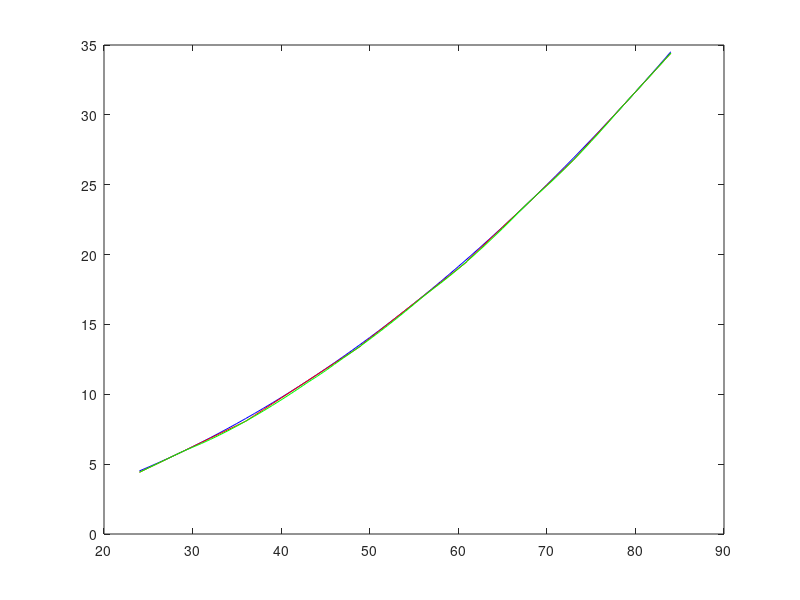

The MATLAB script that drew this image:
clear variables
close all;
a1 = 16;
il = 5;
if il == 5
%     F1_0 = 29;%54
%     F1_1 = 43;%90
%     F1_2 = 54;%10
%     F1_3 = 67;%73
%     F1_4 = 79;%21
    F1 = [29 43 54 67 79];
    a = [0 7 12 17 23];
    b = [0 11 16 21 27];
    c = [7 12 17 23 Inf];
    d = [11 16 21 27 Inf];
end
if il == 4
%     F1_0 = 30;%54
%     F1_1 = 45;%90
%     F1_2 = 60;%10
%     F1_3 = 75;%73
%     F1_4 = 0;%21
    F1 = [32 45 61 77];
    a = [0 6 12.5 20.5];
    b = [0 12 18.5 26.5];
    c = [6 12.5 20.5 Inf];
    d = [12 18.5 26.5 Inf];
end
if il == 3
%     F1_0 = 35;%54
%     F1_1 = 54;%90
%     F1_2 = 75;%10
%     F1_3 = 0;%73
%     F1_4 = 0;%21
    F1 = [35 54 75];
    a = [0 9.5 18];
    b = [0 15.5 23];
    c = [9.5 18 Inf];
    d = [15.5 23 Inf];
end
if il == 2
%     F1_0 = 40;%54
%     F1_1 = 70;%90
%     F1_2 = 0;%10
%     F1_3 = 0;%73
%     F1_4 = 0;%21
    F1 = [40 70];
    a = [0 10.5];
    b = [0 22.5];
    c = [10.5 Inf];
    d = [22.5 Inf];
end
F_D = 10;
h2 = zeros (100,1);
% h2_l0 = h2;
% h2_l1 = h2;
% h2_l2 = h2;
% h2_l3 = h2;
% h2_l4 = h2;
h2_1 = zeros(il, 100);
h2_0 = zeros(100);
for i = 24:84
    h2(i)= ((i+F_D)/a1)^2;
end
for i = 1:il-1
    a(i+1) = h2(round((F1(i+1) + F1(i))/2)) - 3;
    b(i+1) = h2(round((F1(i+1) + F1(i))/2)) + 3;
    c(i) = h2(round((F1(i+1) + F1(i))/2)) - 3;
    d(i) = h2(round((F1(i+1) + F1(i))/2)) + 3;
end
%     h2_l0(i)= ((F1_0+F_D)/a1)^2+2*((F1_0+F_D)/a1)*(i-F1_0)/a1;
%     h2_l1(i)= ((F1_1+F_D)/a1)^2+2*((F1_1+F_D)/a1)*(i-F1_1)/a1;
%     h2_l2(i)= ((F1_2+F_D)/a1)^2+2*((F1_2+F_D)/a1)*(i-F1_2)/a1;
%     h2_l3(i)= ((F1_3+F_D)/a1)^2+2*((F1_3+F_D)/a1)*(i-F1_3)/a1;
%     h2_l4(i)= ((F1_4+F_D)/a1)^2+2*((F1_4+F_D)/a1)*(i-F1_4)/a1;
m = zeros(1, il);
for i = 24:84
    for j = 1:il
        h2_1(j,i) = ((F1(j)+F_D)/a1)^2+2*((F1(j)+F_D)/a1)*(i-F1(j))/a1;
        if h2_1(j,i) <= a(j)
            m(j) = 0;
        elseif h2_1(j,i) > a(j) && h2_1(j,i) < b(j)
            m(j) = (h2_1(j,i)-a(j))/(b(j)-a(j));
        elseif h2_1(j,i) >= b(j) && h2_1(j,i) <= c(j)
            m(j) = 1;
        elseif h2_1(j,i) > c(j) && h2_1(j,i) < d(j)
            m(j) = (d(j)-h2_1(j,i))/(d(j)-c(j));
        else
            m(j) = 0;
        end
    end
    h2_0(i) = m*h2_1(:,i)/sum(m);
end
plot(24:84,h2(24:84),'b');
hold on;
for i = 1:il
    if i == 1
        plot(24:round((F1(1)+F1(2))/2), h2_1(i, 24:round((F1(1)+F1(2))/2)),'r')
    elseif i == il
        plot(round((F1(il-1)+F1(il))/2):84, h2_1(i, round((F1(il-1)+F1(il))/2):84),'r')
    else
        plot(round((F1(i-1)+F1(i))/2):round((F1(i)+F1(i+1))/2), h2_1(i, round((F1(i-1)+F1(i))/2):round((F1(i)+F1(i+1))/2)),'r')
    end
end
% if il == 5
%     plot(24:uint8((F1_0+F1_1)/2),h2_l0(24:uint8((F1_0+F1_1)/2)),'r');
%     plot(uint8((F1_0+F1_1)/2):uint8((F1_1+F1_2)/2),h2_l1(uint8((F1_0+F1_1)/2):uint8((F1_1+F1_2)/2)),'r');
%     plot(uint8((F1_1+F1_2)/2):uint8((F1_2+F1_3)/2),h2_l2(uint8((F1_1+F1_2)/2):uint8((F1_2+F1_3)/2)),'r');
%     plot(uint8((F1_2+F1_3)/2):uint8((F1_3+F1_4)/2),h2_l3(uint8((F1_2+F1_3)/2):uint8((F1_3+F1_4)/2)),'r');
%     plot(uint8((F1_3+F1_4)/2):84,h2_l4(uint8((F1_3+F1_4)/2):84),'r');
% end
% if il == 4
%     plot(24:uint8((F1_0+F1_1)/2),h2_l0(24:uint8((F1_0+F1_1)/2)),'r');
%     plot(uint8((F1_0+F1_1)/2):uint8((F1_1+F1_2)/2),h2_l1(uint8((F1_0+F1_1)/2):uint8((F1_1+F1_2)/2)),'r');
%     plot(uint8((F1_1+F1_2)/2):uint8((F1_2+F1_3)/2),h2_l2(uint8((F1_1+F1_2)/2):uint8((F1_2+F1_3)/2)),'r');
%     plot(uint8((F1_2+F1_3)/2):84,h2_l3(uint8((F1_2+F1_3)/2):84),'r');
%     
% end
% if il == 3
%     plot(24:uint8((F1_0+F1_1)/2),h2_l0(24:uint8((F1_0+F1_1)/2)),'r');
%     plot(uint8((F1_0+F1_1)/2):uint8((F1_1+F1_2)/2),h2_l1(uint8((F1_0+F1_1)/2):uint8((F1_1+F1_2)/2)),'r');
%     plot(uint8((F1_1+F1_2)/2):84,h2_l2(uint8((F1_1+F1_2)/2):84),'r');
% end
% if il == 2
%     plot(24:uint8((F1_0+F1_1)/2),h2_l0(24:uint8((F1_0+F1_1)/2)),'r');
%     plot(uint8((F1_0+F1_1)/2):84,h2_l1(uint8((F1_0+F1_1)/2):84),'r');
% end
plot(24:84, h2_0(24:84), 'g');